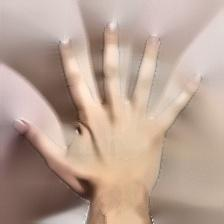
#> input picture Model_Training/dataset/augmented/healthy_nails/000045.jpg, 224 x 224 px
$ python -i segmentation.py   (imports and definitions only)
#> lines starting #> are read from the running program, lines starting #| are printed output that depends on the picture; after the words box and inside, x2 and y2 are one past the last pixel; in counts of white or black regions, pixels touching at a corner belong together
#> further down, picture is the input picture: shape (224, 224, 3); mean B, G, R 148.6, 162.4, 186
import cv2
import numpy as np
from skimage import morphology


def denoise(img):
    """Remove camera noise while preserving edges."""
    return cv2.fastNlMeansDenoisingColored(
        img,
        None,
        h=7,
        hColor=7,
        templateWindowSize=7,
        searchWindowSize=21,
    )


def segment_nail(img):
    """
    Segment nail using HSV thresholding.
    Returns cropped nail image.
    """

    hsv = cv2.cvtColor(img, cv2.COLOR_BGR2HSV)
#> hsv: shape (224, 224, 3); mean H, S, V 15, 54.1, 186

    lower = np.array([0, 0, 120])
    upper = np.array([180, 90, 255])

    mask = cv2.inRange(hsv, lower, upper)
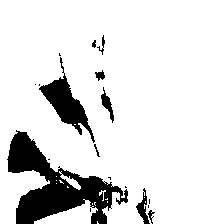
#> mask: shape (224, 224); 87.2% white; 18 black regions (9 under 20 px), largest, box (x1, y1, x2, y2) and area: (7, 130, 128, 224) 4494, (39, 57, 95, 143) 1353, (136, 188, 150, 224) 192

    mask = morphology.remove_small_objects(mask.astype(bool), min_size=300)
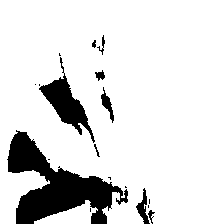
#> mask: shape (224, 224) bool; 86.8% white; 18 black regions (9 under 20 px), largest, box (x1, y1, x2, y2) and area: (7, 130, 128, 224) 4682, (39, 57, 95, 143) 1355, (136, 188, 150, 224) 199
    mask = morphology.remove_small_holes(mask, area_threshold=300)
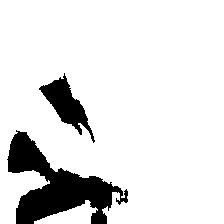
#> mask: shape (224, 224) bool; 88% white; 2 black regions, box (x1, y1, x2, y2) and area: (7, 130, 128, 224) 4677, (39, 73, 95, 143) 1328

    mask = (mask.astype(np.uint8)) * 255
#> mask: shape (224, 224); 88% white; 2 black regions

    contours, _ = cv2.findContours(
        mask,
        cv2.RETR_EXTERNAL,
        cv2.CHAIN_APPROX_SIMPLE
    )
#> contours = 2 contours; box (x1, y1, x2, y2) and area: (0, 0, 224, 224) 44142, (34, 200, 98, 224) 679

    if len(contours) == 0:
        return img

    largest = max(contours, key=cv2.contourArea)
#> largest = contour of 240 points, box (x1, y1, x2, y2) (0, 0, 224, 224), area 44142

    nail_mask = np.zeros_like(mask)

    cv2.drawContours(
        nail_mask,
        [largest],
        -1,
        255,
        thickness=cv2.FILLED
    )
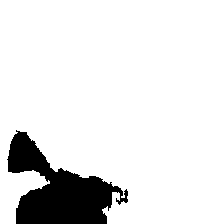
#> nail_mask: shape (224, 224); 89.2% white; 1 black region, box (x1, y1, x2, y2) and area: (7, 130, 128, 224) 5431

    x, y, w, h = cv2.boundingRect(largest)
#> x = 0; y = 0; w = 224; h = 224

    nail_crop = img[y:y+h, x:x+w]

    return nail_crop

>>> import cv2
>>> picture = cv2.imread('../dataset/augmented/healthy_nails/000045.jpg')
>>> result = segment_nail(picture)

$ run again, on Model_Training/dataset/augmented/healthy_nails/aug_0_1006.jpg
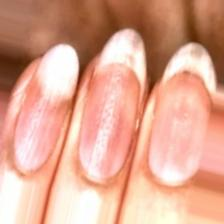
#> input picture Model_Training/dataset/augmented/healthy_nails/aug_0_1006.jpg, 224 x 224 px
#> picture is the input picture: shape (224, 224, 3); mean B, G, R 144, 166, 221.8
#> hsv: shape (224, 224, 3); mean H, S, V 16.7, 97.9, 221.9
#> in segment_nail, `mask = morphology.remove_small_objects(mask.astype(bool), min_size=300)`:
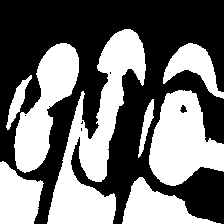
#> mask: shape (224, 224) bool; 44.8% white; 8 white regions, largest, box (x1, y1, x2, y2) and area: (47, 29, 146, 224) 7415, (149, 90, 224, 186) 4662, (14, 43, 79, 173) 3974
#> contours = 8 contours; box (x1, y1, x2, y2) and area: (47, 29, 146, 224) 7052, (149, 90, 224, 186) 4556, (14, 43, 79, 173) 3824, (122, 177, 221, 224) 2102, (0, 161, 44, 224) 1896, (163, 43, 224, 99) 1344, (6, 75, 32, 130) 387, (138, 99, 154, 158) 278
#> largest = contour of 341 points, box (x1, y1, x2, y2) (47, 29, 146, 224), area 7052
#> nail_mask: shape (224, 224); 14.8% white; 1 white region, box (x1, y1, x2, y2) and area: (47, 29, 146, 224) 7424
#> x = 47; y = 29; w = 99; h = 195
#> in segment_nail, `nail_crop = img[y:y+h, x:x+w]`:
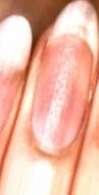
#> nail_crop: shape (195, 99, 3); mean B, G, R 163.2, 183, 236.4

$ run again, on Model_Training/dataset/augmented/healthy_nails/aug_0_1060.jpg
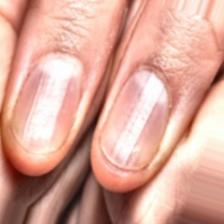
#> input picture Model_Training/dataset/augmented/healthy_nails/aug_0_1060.jpg, 224 x 224 px
#> picture is the input picture: shape (224, 224, 3); mean B, G, R 150.9, 165.5, 216.8
#> hsv: shape (224, 224, 3); mean H, S, V 12.7, 84.6, 216.9
#> in segment_nail, `mask = morphology.remove_small_holes(mask, area_threshold=300)`:
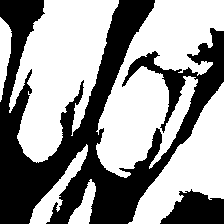
#> mask: shape (224, 224) bool; 58.9% white; 2 black regions, box (x1, y1, x2, y2) and area: (0, 0, 224, 224) 19114, (160, 189, 224, 224) 1527
#> contours = 6 contours; box (x1, y1, x2, y2) and area: (96, 0, 224, 178) 10966, (9, 0, 119, 163) 9903, (128, 82, 224, 224) 5310, (29, 144, 88, 224) 1038, (0, 17, 12, 102) 539, (68, 179, 96, 224) 530
#> largest = contour of 529 points, box (x1, y1, x2, y2) (96, 0, 224, 178), area 10966
#> nail_mask: shape (224, 224); 22.8% white; 1 white region, box (x1, y1, x2, y2) and area: (96, 0, 224, 178) 11447
#> x = 96; y = 0; w = 128; h = 178
#> in segment_nail, `nail_crop = img[y:y+h, x:x+w]`:
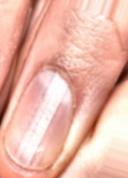
#> nail_crop: shape (178, 128, 3); mean B, G, R 168.1, 183.2, 234.6

$ run again, on Model_Training/dataset/augmented/healthy_nails/aug_0_1169.jpg
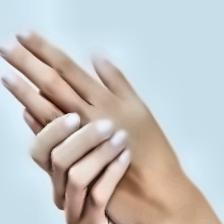
#> input picture Model_Training/dataset/augmented/healthy_nails/aug_0_1169.jpg, 224 x 224 px
#> picture is the input picture: shape (224, 224, 3); mean B, G, R 193.6, 195.1, 196.2
#> hsv: shape (224, 224, 3); mean H, S, V 62, 46.2, 212.8
#> in segment_nail, `mask = morphology.remove_small_holes(mask, area_threshold=300)`:
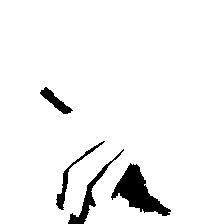
#> mask: shape (224, 224) bool; 95.1% white; 4 black regions, box (x1, y1, x2, y2) and area: (111, 163, 171, 216) 1299, (68, 149, 124, 224) 536, (56, 141, 105, 210) 340, (40, 87, 73, 114) 304
#> contours = 1 contour; box (x1, y1, x2, y2) and area: (0, 0, 224, 224) 49115
#> largest = contour of 94 points, box (x1, y1, x2, y2) (0, 0, 224, 224), area 49115
#> in segment_nail, `cv2.drawContours( nail_mask, [largest], -1, 255, thickness=cv2.FILLED )`:
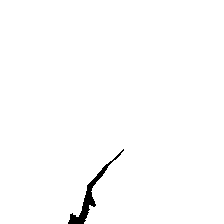
#> nail_mask: shape (224, 224); 98.9% white; 1 black region, box (x1, y1, x2, y2) and area: (68, 149, 124, 224) 536
#> x = 0; w = 224
